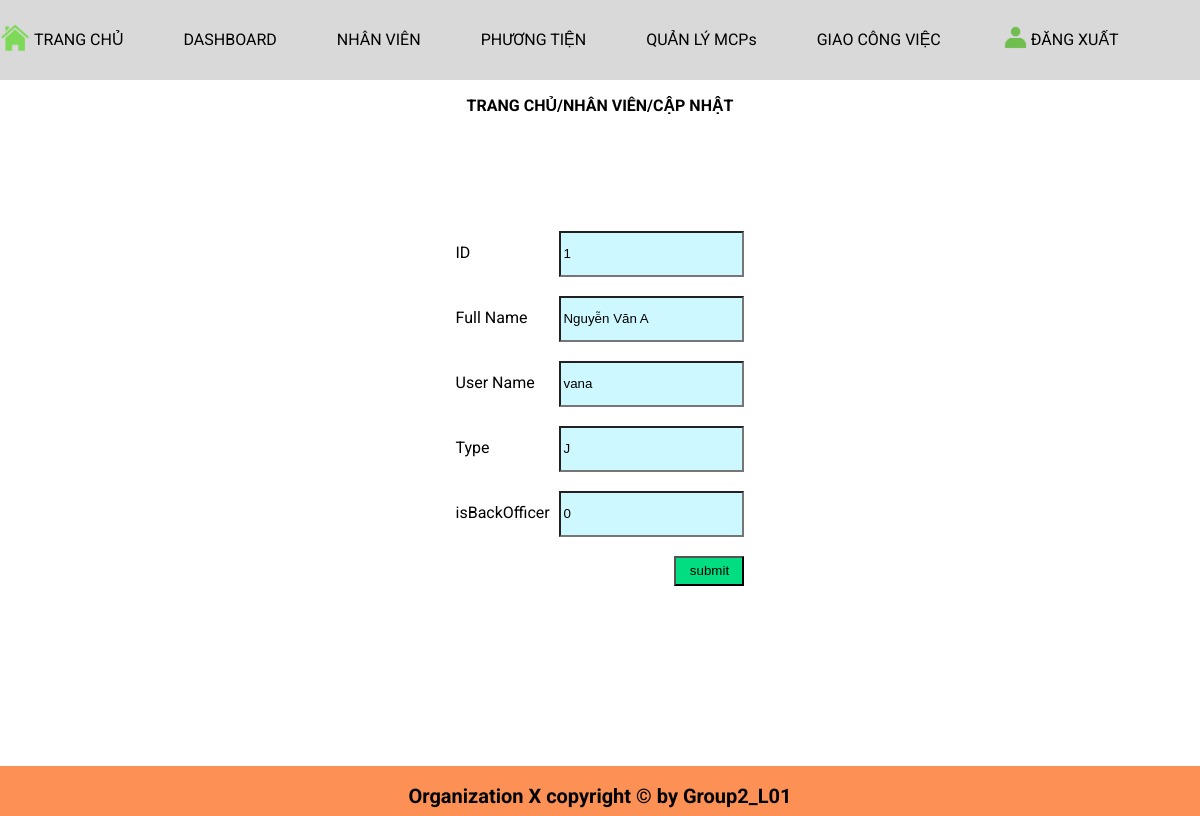
Screenshot of /Nhanvien/edit_form.php?id=1 with the database file from the repository.
### tables this page shows
CREATE TABLE `staff_db` (
  `ID` int(255) UNSIGNED NOT NULL,
  `FULL_NAME` varchar(255) DEFAULT NULL,
  `USER_NAME` varchar(255) DEFAULT NULL,
  `TYPE` varchar(255) NOT NULL,
  `isBackOfficer` tinyint(1) NOT NULL,
  `AGE` int(40) NOT NULL
);

### Nhanvien/edit_form.php (the view, shortened to what this page needs)
<!DOCTYPE html>
<html lang="en">
<head>
    <link rel="stylesheet" href="template.css">
    <link rel="stylesheet" href="staff.css">
</head>
<body>
    <header>
        <div class="inner-header">
            <span class="menu">
                <li><img src="./images/home.png" width="30px" class="icon"> <a href="./home.html">TRANG CHỦ
                    </a>
                </li>
                <li><a href="./home.html">DASHBOARD</a> </li>
                <li><a href="#">NHÂN VIÊN</a> </li>
                <li><a href="#">PHƯƠNG TIỆN</a> </li>
                <li><a href="#">QUẢN LÝ MCPs</a> </li>
                <li><a href="#">GIAO CÔNG VIỆC</a> </li>
                <li><img src="./images/user.png" width="30px" class="icon"><a href="#">ĐĂNG XUẤT</a> </li>
            </span>
        </div>
        <p style="text-align: center; font-weight: bold">TRANG CHỦ/NHÂN VIÊN/CẬP NHẬT</p>
    </header>
    <?php
    $con = mysqli_connect("localhost", 'root', '', "examples");
    $id = $_GET['id'];
    $sql = "SELECT * FROM staff_db where id='$id'";
    $result = mysqli_query($con, $sql);
    while ($row = mysqli_fetch_assoc($result)) {
        $id = $row['ID'];
        $full_name = $row['FULL_NAME'];
        $user_name = $row['USER_NAME'];
        $type = $row['TYPE'];
        $isBackOfficer = $row['isBackOfficer'];
    }
    ?>
    <form action="edit.php" method="POST">
        <div>
            <label>ID</label>
            <input type="number" name="_id" value="<?php echo $id; ?>"><br></br>
            <label>Full Name</label>
            <input type="text" name="_full_name" value="<?php echo $full_name; ?>"><br></br>
            <label>User Name</label>
            <input type="text" name="_user_name" value="<?php echo $user_name; ?>"><br></br>
            <label>Type</label>
            <input type="text" name="_type" value="<?php echo $type; ?>"><br></br>
            <label>isBackOfficer</label>
            <input type="number" name="_isBackOfficer" value="<?php echo $isBackOfficer; ?>"><br></br>
            <input type="submit" value="submit" style="width: 70px; height: 30px; float: right; background-color: rgb(1, 222, 130)">
        </div>
    </form>
    <footer>
        <span>Organization X copyright © by Group2_L01</span>
    </footer>
</body>
</html>

### Nhanvien/template.css (style rules this page uses)
body { display: flex; justify-content: center; align-items: center; height: 100vh; font-family: 'Roboto', sans-serif; }
header { display: inline-block; position: fixed; justify-content: center; align-items: center; top: 0; width: 100%; z-index: 100; background-color: rgb(217, 217, 217); height: 80px; }
.icon { position: relative; top: 7px; }
.inner-header { max-width: 1200px; height: 100%; display: flex; align-items: center; margin: 0 auto; }
.menu { display: flex; align-items: center; list-style: none; min-width: 1200px; }
.menu li { height: 56px; margin-right: 5%; }
.menu li a { color: black; line-height: 56px; height: 56px; font-size: 1rem; text-decoration: none; }
footer { display: flex; position: fixed; justify-content: center; align-items: center; bottom: 0; width: 100%; z-index: 100; background-color: rgb(253, 145, 85); height: 50px; }
footer span { position: fixed; bottom: 8px; color: black; font-size: 20px; font-weight: bold; }

### Nhanvien/staff.css (style rules this page uses)
input { background-color: #cef8ff; height: 40px; }
label { width: 100px; display: inline-block; text-align: left; }

### rows the page displays
staff_db: _id "1", _full_name "Nguyễn Văn A", _user_name "vana", _type "J", _isBackOfficer "0"
